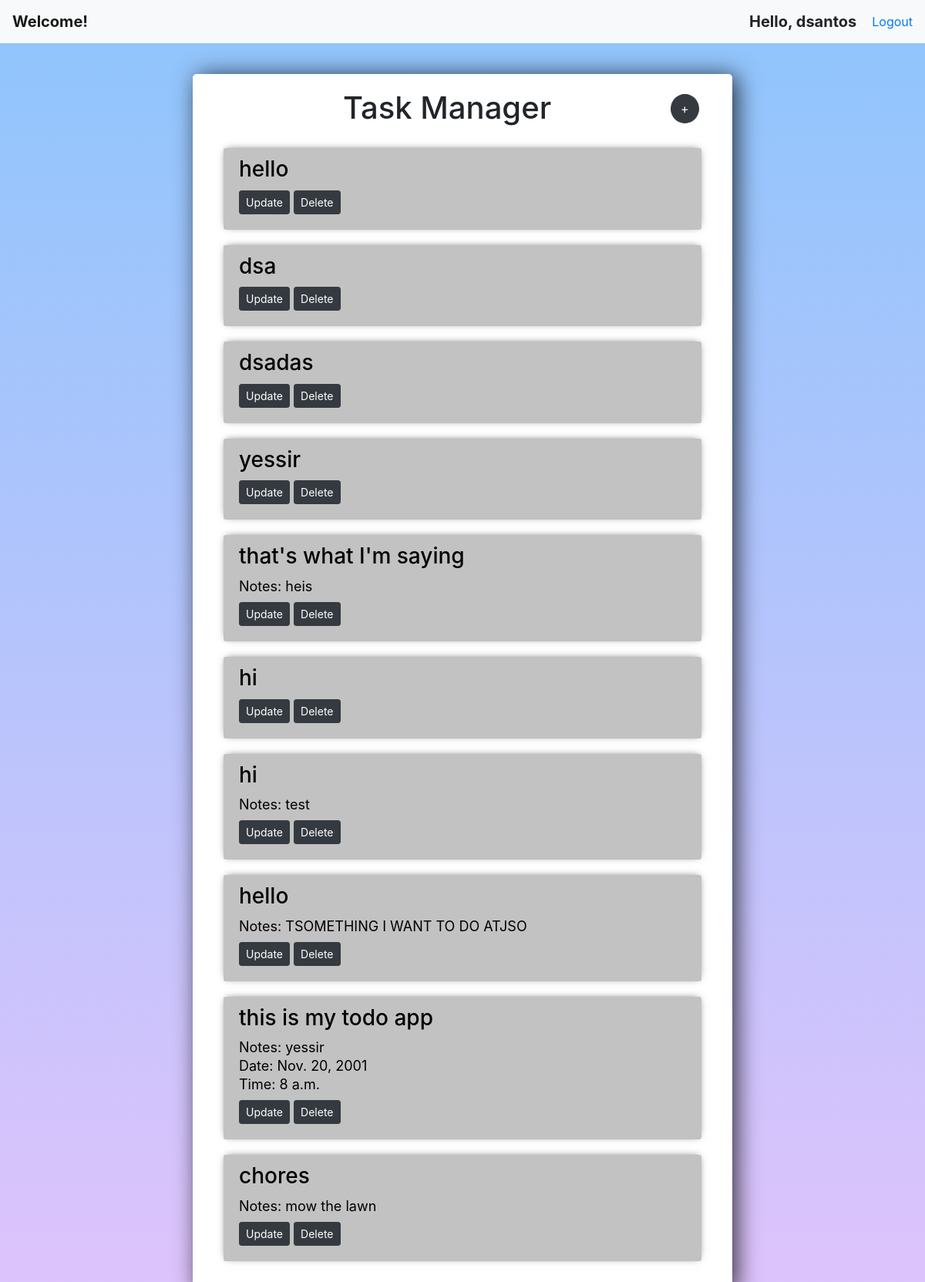
Before: / (signed in) with the older database file.
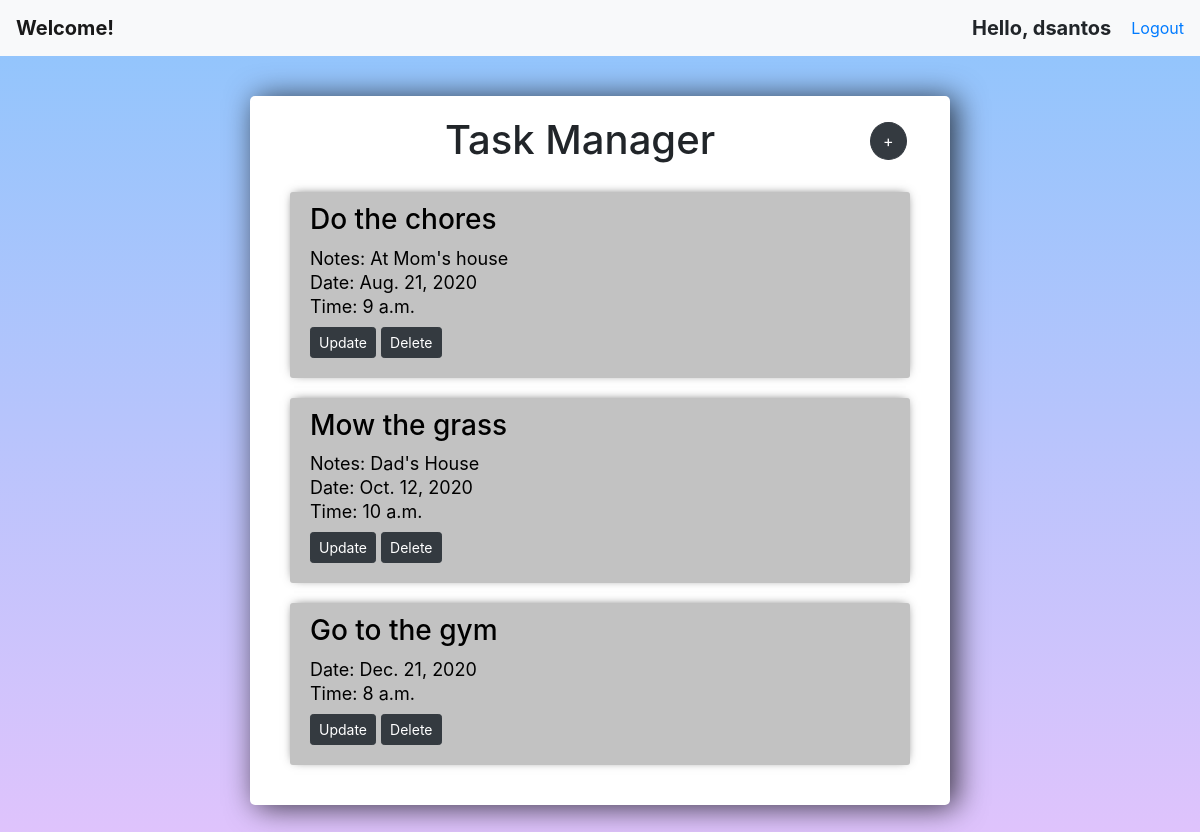
After: the same page with the newer database file.
### todo/models.py (models this page shows, shortened)
class TodoItem(models.Model):
    name = models.CharField(max_length=200, null=True)
    content = models.CharField(max_length=200, null=True, blank=True)
    date = models.DateField(max_length=200, null=True, blank=True)
    time = models.TimeField(max_length=200, null=True, blank=True)

### todo/views.py (the view)
# urls.py: path('', mainView, name="home"),
@login_required(login_url='login')
def mainView(request):
    context = {
        'todo_items': TodoItem.objects.all()
    }
    return render(request, 'todo/main.html', context)

### todo/templates/todo/main.html (shortened to what this page needs)
{% extends 'todo/default.html' %}
{% load static %}
{% block content %}
<div class="content">
      <div class="header">
        <h1>Task Manager</h1>
      </div>
        <a class="create btn btn-dark btn-large" href="{% url 'add_Todo' %}">+</a>
        {% for todoItem in todo_items %}
        <div id="item" class="">
          <p class="h3 title">{{todoItem.name}}</p>
          {% if todoItem.content != null %}
            <p class="desc">Notes: {{todoItem.content}}</p>
          {% endif %}
          {% if todoItem.date != null %}
            <p class="desc">Date: {{todoItem.date}}</p>
          {% endif %}
          {% if todoItem.time != null %}
            <p class="desc">Time: {{todoItem.time}}</p>
          {% endif %}
          <div class="edit">
            <a class="btn btn-dark btn-sm" href="{% url 'update_Todo' todoItem.id %}">Update</a>
            <a class="btn btn-dark btn-sm" href="{% url 'delete_Todo' todoItem.id %}">Delete</a>
          </div>
        </div>
        {% endfor %}
</div>
{% endblock %}

### todo/templates/todo/default.html (shortened to what this page needs)
<link rel="stylesheet" href="https://maxcdn.bootstrapcdn.com/bootstrap/4.0.0/css/bootstrap.min.css">
<nav class="navbar navbar-expand-lg navbar-light bg-light">
    <span class="navbar-brand">Welcome!</span>
    <div class="collapse navbar-collapse" id="navbarSupportedContent">
      <form class="form-inline my-2 my-lg-0">
        {% if request.user.is_authenticated %}
        <span class="hello">Hello, {{request.user}}</span>
        {% endif %}
        {% if request.user.is_authenticated %}
        <a href="{% url 'logout'%}">Logout</a>
        {% endif %}
      </form>
    </div>
  </nav>
{% block content %}
{% endblock %}

### todo/templates/todo/default.html (style rules this page uses)
.hello { margin-right: 20px; font-size: 20px; }
span { font-size: 20px; font-weight: bold; }

### todo/templates/todo/main.html (style rules this page uses)
.content { width:700px; margin: 40px auto; padding:20px; background-color: #fff; border-radius: 5px; box-shadow: 6px 2px 30px 0px rgba(0,0,0,0.75); }
#item { background-color:rgb(194, 194, 194); margin: 20px; padding: 20px; border-radius: 3px; color: black; font-size: 18px; box-shadow: 0px -1px 10px -4px rgba(0,0,0,0.75); }
h1 { text-align:center; position: relative; left: -20px; margin-bottom: -10px; }
.create { border-radius: 50%; position: relative; left: 600px; top: -12px; }
.desc { margin-bottom: -3px; }
.edit { margin-top: 10px; }
.title { margin-top: -9px; }
.header { margin-bottom: -30px; }

Changed rows visible on the page:
removed TodoItem: name "hello"
removed TodoItem: name "dsa"
removed TodoItem: name "dsadas"
removed TodoItem: name "yessir"
removed TodoItem: name "that's what I'm saying", content "heis"
removed TodoItem: name "hi"
removed TodoItem: name "hi", content "test"
removed TodoItem: name "hello", content "TSOMETHING I WANT TO DO ATJSO"
removed TodoItem: name "this is my todo app", content "yessir", date "Nov. 20, 2001", time "8 a.m."
removed TodoItem: name "chores", content "mow the lawn"
added TodoItem: name "Do the chores", content "At Mom's house", date "Aug. 21, 2020", time "9 a.m."
added TodoItem: name "Mow the grass", content "Dad's House", date "Oct. 12, 2020", time "10 a.m."
added TodoItem: name "Go to the gym", date "Dec. 21, 2020", time "8 a.m."
